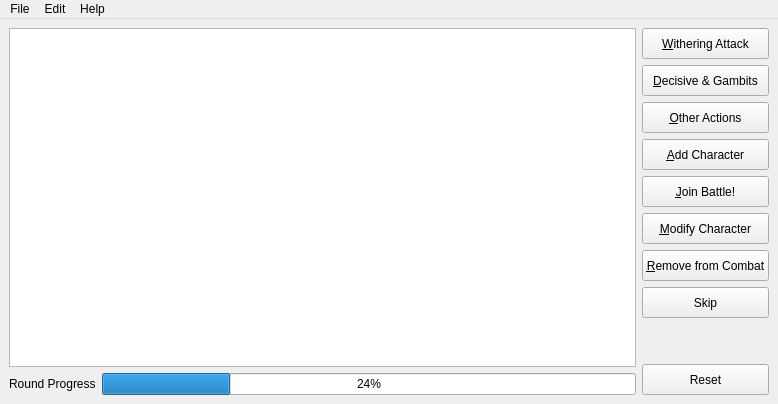
<?xml version="1.0" encoding="UTF-8"?>
<ui version="4.0">
 <class>MainWindow</class>
 <widget class="QMainWindow" name="MainWindow">
  <property name="geometry">
   <rect>
    <x>0</x>
    <y>0</y>
    <width>778</width>
    <height>404</height>
   </rect>
  </property>
  <property name="windowTitle">
   <string>Exalted Initiative</string>
  </property>
  <widget class="QWidget" name="centralwidget">
   <layout class="QHBoxLayout" name="horizontalLayout">
    <item>
     <layout class="QVBoxLayout" name="verticalLayout_2">
      <item>
       <widget class="QTableView" name="tableView">
        <property name="sizePolicy">
         <sizepolicy hsizetype="Expanding" vsizetype="Expanding">
          <horstretch>0</horstretch>
          <verstretch>0</verstretch>
         </sizepolicy>
        </property>
        <property name="minimumSize">
         <size>
          <width>378</width>
          <height>328</height>
         </size>
        </property>
        <property name="editTriggers">
         <set>QAbstractItemView::NoEditTriggers</set>
        </property>
        <property name="alternatingRowColors">
         <bool>true</bool>
        </property>
        <property name="selectionMode">
         <enum>QAbstractItemView::NoSelection</enum>
        </property>
        <property name="cornerButtonEnabled">
         <bool>false</bool>
        </property>
       </widget>
      </item>
      <item>
       <layout class="QFormLayout" name="formLayout">
        <item row="0" column="1">
         <widget class="QProgressBar" name="progressBar">
          <property name="value">
           <number>24</number>
          </property>
         </widget>
        </item>
        <item row="0" column="0">
         <widget class="QLabel" name="progress_bar_lbl">
          <property name="text">
           <string>Round Progress</string>
          </property>
         </widget>
        </item>
       </layout>
      </item>
     </layout>
    </item>
    <item>
     <layout class="QVBoxLayout" name="verticalLayout">
      <property name="sizeConstraint">
       <enum>QLayout::SetMinimumSize</enum>
      </property>
      <item>
       <widget class="QPushButton" name="Withering_btn">
        <property name="sizePolicy">
         <sizepolicy hsizetype="Preferred" vsizetype="Preferred">
          <horstretch>0</horstretch>
          <verstretch>0</verstretch>
         </sizepolicy>
        </property>
        <property name="text">
         <string>&amp;Withering Attack</string>
        </property>
       </widget>
      </item>
      <item>
       <widget class="QPushButton" name="Decisive_btn">
        <property name="sizePolicy">
         <sizepolicy hsizetype="Preferred" vsizetype="Preferred">
          <horstretch>0</horstretch>
          <verstretch>0</verstretch>
         </sizepolicy>
        </property>
        <property name="text">
         <string>&amp;Decisive &amp;&amp; Gambits</string>
        </property>
       </widget>
      </item>
      <item>
       <widget class="QPushButton" name="other_action_btn">
        <property name="sizePolicy">
         <sizepolicy hsizetype="Preferred" vsizetype="Preferred">
          <horstretch>0</horstretch>
          <verstretch>0</verstretch>
         </sizepolicy>
        </property>
        <property name="text">
         <string>&amp;Other Actions</string>
        </property>
       </widget>
      </item>
      <item>
       <widget class="QPushButton" name="add_npc_btn">
        <property name="sizePolicy">
         <sizepolicy hsizetype="Preferred" vsizetype="Preferred">
          <horstretch>0</horstretch>
          <verstretch>0</verstretch>
         </sizepolicy>
        </property>
        <property name="text">
         <string>&amp;Add Character</string>
        </property>
       </widget>
      </item>
      <item>
       <widget class="QPushButton" name="join_battle_btn">
        <property name="sizePolicy">
         <sizepolicy hsizetype="Preferred" vsizetype="Preferred">
          <horstretch>0</horstretch>
          <verstretch>0</verstretch>
         </sizepolicy>
        </property>
        <property name="text">
         <string>&amp;Join Battle!</string>
        </property>
       </widget>
      </item>
      <item>
       <widget class="QPushButton" name="modify_init_btn">
        <property name="sizePolicy">
         <sizepolicy hsizetype="Preferred" vsizetype="Preferred">
          <horstretch>0</horstretch>
          <verstretch>0</verstretch>
         </sizepolicy>
        </property>
        <property name="text">
         <string>&amp;Modify Character</string>
        </property>
       </widget>
      </item>
      <item>
       <widget class="QPushButton" name="remove_from_combat_btn">
        <property name="sizePolicy">
         <sizepolicy hsizetype="Preferred" vsizetype="Preferred">
          <horstretch>0</horstretch>
          <verstretch>0</verstretch>
         </sizepolicy>
        </property>
        <property name="text">
         <string>&amp;Remove from Combat</string>
        </property>
       </widget>
      </item>
      <item>
       <widget class="QPushButton" name="skip_btn">
        <property name="sizePolicy">
         <sizepolicy hsizetype="Preferred" vsizetype="Preferred">
          <horstretch>0</horstretch>
          <verstretch>0</verstretch>
         </sizepolicy>
        </property>
        <property name="toolTip">
         <string>Skip character currently at the top of the initiative.</string>
        </property>
        <property name="text">
         <string>Skip</string>
        </property>
       </widget>
      </item>
      <item>
       <spacer name="verticalSpacer">
        <property name="orientation">
         <enum>Qt::Vertical</enum>
        </property>
        <property name="sizeType">
         <enum>QSizePolicy::Minimum</enum>
        </property>
        <property name="sizeHint" stdset="0">
         <size>
          <width>20</width>
          <height>40</height>
         </size>
        </property>
       </spacer>
      </item>
      <item>
       <widget class="QPushButton" name="reset_btn">
        <property name="sizePolicy">
         <sizepolicy hsizetype="Preferred" vsizetype="Preferred">
          <horstretch>0</horstretch>
          <verstretch>0</verstretch>
         </sizepolicy>
        </property>
        <property name="toolTip">
         <string>Resets tracker, removing all characters</string>
        </property>
        <property name="text">
         <string>Reset</string>
        </property>
        <property name="default">
         <bool>false</bool>
        </property>
        <property name="flat">
         <bool>false</bool>
        </property>
       </widget>
      </item>
     </layout>
    </item>
   </layout>
  </widget>
  <widget class="QMenuBar" name="menubar">
   <property name="geometry">
    <rect>
     <x>0</x>
     <y>0</y>
     <width>778</width>
     <height>22</height>
    </rect>
   </property>
   <widget class="QMenu" name="menuFile">
    <property name="title">
     <string>File</string>
    </property>
    <addaction name="actionSave_Combat"/>
    <addaction name="actionSave_to_Text_File"/>
    <addaction name="separator"/>
    <addaction name="actionLoad_Combat"/>
    <addaction name="actionResume_Combat"/>
    <addaction name="separator"/>
    <addaction name="actionQuit"/>
   </widget>
   <widget class="QMenu" name="menuEdit">
    <property name="title">
     <string>Edit</string>
    </property>
    <addaction name="actionLoad_Players"/>
    <addaction name="actionLoad_NPCs"/>
    <addaction name="separator"/>
    <addaction name="actionCustom_Gambits"/>
    <addaction name="separator"/>
    <addaction name="actionChoose_Font"/>
    <addaction name="actionPreferences"/>
   </widget>
   <widget class="QMenu" name="menuHelp">
    <property name="title">
     <string>Help</string>
    </property>
    <addaction name="actionAbout"/>
    <addaction name="actionReadme"/>
    <addaction name="separator"/>
    <addaction name="actionCheck_for_Updates"/>
   </widget>
   <addaction name="menuFile"/>
   <addaction name="menuEdit"/>
   <addaction name="menuHelp"/>
  </widget>
  <action name="actionQuit">
   <property name="text">
    <string>Quit</string>
   </property>
  </action>
  <action name="actionAbout">
   <property name="text">
    <string>About</string>
   </property>
  </action>
  <action name="actionLoad_Players">
   <property name="text">
    <string>Load Players</string>
   </property>
  </action>
  <action name="actionLoad_NPCs">
   <property name="text">
    <string>Load NPCs</string>
   </property>
  </action>
  <action name="actionReadme">
   <property name="text">
    <string>Readme</string>
   </property>
  </action>
  <action name="actionSave_Combat">
   <property name="text">
    <string>Save Combat</string>
   </property>
  </action>
  <action name="actionLoad_Combat">
   <property name="text">
    <string>Load Combat</string>
   </property>
  </action>
  <action name="actionPreferences">
   <property name="text">
    <string>Preferences</string>
   </property>
  </action>
  <action name="actionResume_Combat">
   <property name="text">
    <string>Resume Combat</string>
   </property>
  </action>
  <action name="actionSave_to_Text_File">
   <property name="text">
    <string>Save to Text File</string>
   </property>
  </action>
  <action name="actionCustom_Gambits">
   <property name="text">
    <string>Custom Gambits</string>
   </property>
  </action>
  <action name="actionChoose_Font">
   <property name="text">
    <string>Change Table Font</string>
   </property>
  </action>
  <action name="actionCheck_for_Updates">
   <property name="text">
    <string>Check for Updates</string>
   </property>
  </action>
 </widget>
 <resources/>
 <connections/>
</ui>
